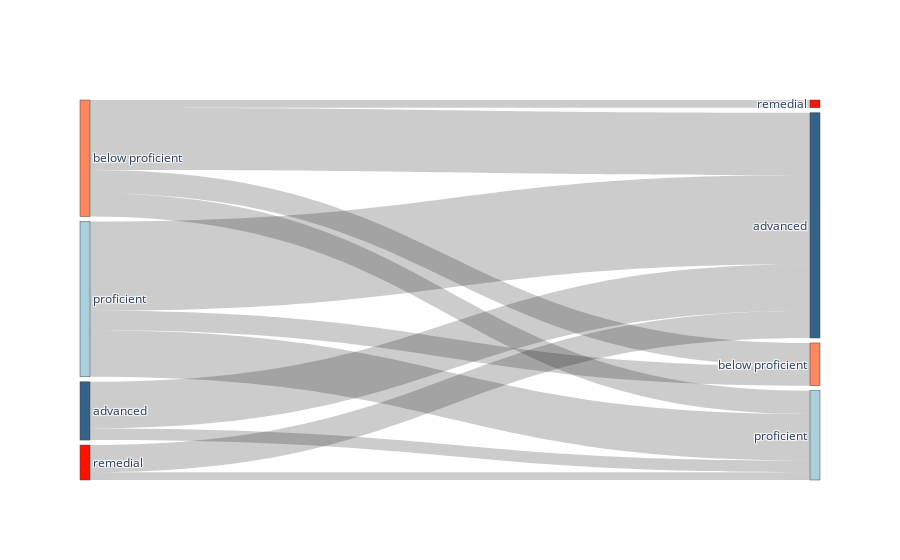

The notebook cell saved with this chart:
### Markdown cell above
### Bushwick 6th Grader Sankey

### Code cell
sankey_frame = bushwick_df[bushwick_df["Grade Level"] ==6].groupby(["BOY Proficiency Level","EOY Proficiency Level"]).describe().reset_index()
sankey_frame.columns = [' '.join(col).strip() for col in sankey_frame.columns.values]
sankey_frame

source_sankey = []
for item in sankey_frame["BOY Proficiency Level"]:
    if item == "remedial":
        source_sankey.append(0)
    if item == "below proficient":
        source_sankey.append(1)
    if item == "proficient":
        source_sankey.append(2)
    if item == "advanced":
        source_sankey.append(3)

target_sankey = []
for item in sankey_frame["EOY Proficiency Level"]:
    if item == "remedial":
        target_sankey.append(4)
    if item == "below proficient":
        target_sankey.append(5)
    if item == "proficient":
        target_sankey.append(6)
    if item == "advanced":
        target_sankey.append(7)

# data
#label = ["ZERO", "ONE", "TWO", "THREE", "FOUR", "FIVE"]
label = ["remedial", "below proficient", "proficient", "advanced",
        "remedial", "below proficient", "proficient", "advanced",]
c = ["#fe1100","#fe875d","#aacfdd","#356288",
        "#fe1100","#fe875d","#aacfdd","#356288"]
# data to dict, dict to sankey
link = dict(source = source_sankey,
            target = target_sankey,
            value = list(sankey_frame["Student ID count"].values))
node = dict(label = label, pad=5, thickness=10,
           color =  c)
data = go.Sankey(link = link, node=node)
# plot
fig = go.Figure(data)
fig.show()

### Figure 1 — Plotly figure (JSON) as saved in the notebook; plotly's stock layout.template omitted (floating-point values rounded to 4 significant figures)
{"data": [{"link": {"source": [3, 3, 1, 1, 1, 1, 2, 2, 2, 0, 0], "target": [7, 6, 7, 5, 6, 4, 7, 5, 6, 7, 6], "value": [12, 3, 16, 6, 6, 2, 23, 5, 12, 7, 2]}, "node": {"color": ["#fe1100", "#fe875d", "#aacfdd", "#356288", "#fe1100", "#fe875d", "#aacfdd", "#356288"], "label": ["remedial", "below proficient", "proficient", "advanced", "remedial", "below proficient", "proficient", "advanced"], "pad": 5, "thickness": 10}, "type": "sankey"}], "layout": {}}
